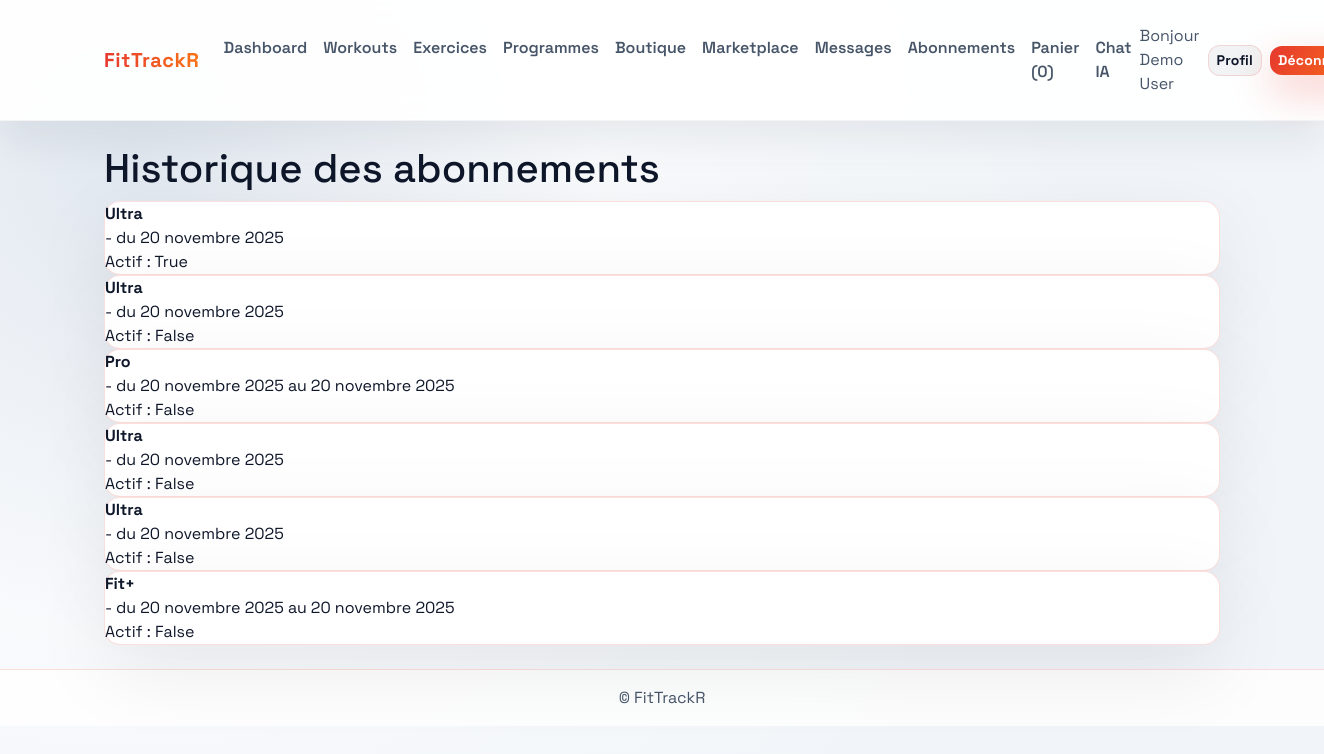
The page /subscriptions/history/ (signed in) on the database its author committed.
### users/models.py (models this page shows, shortened)
class CustomUser(AbstractBaseUser, PermissionsMixin):
    email = models.EmailField(unique=True)
    first_name = models.CharField(max_length=50, blank=True)
    last_name = models.CharField(max_length=50, blank=True)
    is_staff = models.BooleanField(default=False)
    is_active = models.BooleanField(default=True)
    date_joined = models.DateTimeField(default=timezone.now)
    objects = CustomUserManager()
    USERNAME_FIELD = "email"
    REQUIRED_FIELDS = []
    class Meta:
        ordering = ["-date_joined"]
    @property
    def full_name(self):
        return f"{self.first_name} {self.last_name}".strip() or self.email

### subscriptions/models.py (models this page shows, shortened)
class Subscription(models.Model):
    user = models.ForeignKey(settings.AUTH_USER_MODEL, on_delete=models.CASCADE, related_name="subscriptions")
    plan = models.ForeignKey(Plan, on_delete=models.CASCADE, related_name="subscriptions")
    start_date = models.DateField(default=timezone.now)
    end_date = models.DateField(null=True, blank=True)
    active = models.BooleanField(default=True)
    auto_renew = models.BooleanField(default=False)
    created_at = models.DateTimeField(auto_now_add=True)
    class Meta:
        ordering = ["-start_date"]
        constraints = [
            models.UniqueConstraint(fields=["user"], condition=Q(active=True), name="unique_active_subscription")
        ]

class Plan(models.Model):
    code = models.CharField(max_length=20, unique=True, choices=PLAN_CODES)
    name = models.CharField(max_length=50)
    description = models.TextField(blank=True)
    level = models.PositiveIntegerField(default=1)
    price = models.DecimalField(max_digits=6, decimal_places=2, default=0)
    workout_limit_per_week = models.PositiveIntegerField(null=True, blank=True)
    features = models.TextField(blank=True)
    class Meta:
        ordering = ["level"]

### subscriptions/views.py (the view)
# urls.py: path("history/", views.subscription_history, name="history"),
@login_required
def subscription_history(request):
    subs = (
        Subscription.objects.filter(user=request.user)
        .select_related("plan")
        .order_by("-created_at", "-start_date")
    )
    return render(request, "subscriptions/history.html", {"subscriptions": subs})

### messaging/context_processors.py (called while the page is built)
def messaging_counts(request):
    if not request.user.is_authenticated:
        return {}
    inbox_unread = request.user.received_messages.filter(is_read=False).count()
    pending_requests = request.user.received_friend_requests.filter(status="pending").count()
    return {
        "messaging_unread": inbox_unread,
        "messaging_pending_requests": pending_requests,
    }

### shop/cart.py (called while the page is built)
    def __len__(self):
        return sum(self.cart.values())

### shop/context_processors.py (called while the page is built)
def cart(request):
    return {"cart": Cart(request)}

### subscriptions/utils.py (called while the page is built)
def ensure_default_plans():
    for plan_data in DEFAULT_PLANS:
        Plan.objects.get_or_create(
            code=plan_data["code"],
            defaults={
                "name": plan_data["name"],
                "level": plan_data["level"],
                "price": plan_data["price"],
                "description": plan_data["description"],
                "workout_limit_per_week": plan_data.get("workout_limit_per_week"),
                "features": plan_data.get("features", ""),
            },
        )

def ensure_free_plan(user):
    ensure_default_plans()
    if Subscription.objects.filter(user=user, active=True).exists():
        return
    free_plan = Plan.objects.get(code="free")
    Subscription.objects.create(user=user, plan=free_plan)

### subscriptions/templates/subscriptions/history.html
{% extends 'base.html' %}
{% block content %}
<h1>Historique des abonnements</h1>
{% for sub in subscriptions %}
    <div class="card">
        <strong>{{ sub.plan.name }}</strong> - du {{ sub.start_date }} {% if sub.end_date %}au {{ sub.end_date }}{% endif %}
        <div>Actif : {{ sub.active }}</div>
    </div>
{% empty %}
    <p>Aucun abonnement.</p>
{% endfor %}
{% endblock %}

### templates/base.html (shortened to what this page needs)
{% load static %}
<!doctype html>
<html lang="fr">
<head>
    <link href="https://cdn.jsdelivr.net/npm/bootstrap@5.3.3/dist/css/bootstrap.min.css" rel="stylesheet">
    <link rel="stylesheet" href="https://cdn.jsdelivr.net/npm/bootstrap-icons@1.11.3/font/bootstrap-icons.css">
    <link rel="stylesheet" href="{% static 'styles.css' %}">
</head>
<body class="app-body">
    <header>
        <nav class="navbar navbar-expand-lg navbar-light glass-nav sticky-top py-3">
            <div class="container-xl">
                <a class="navbar-brand brand-gradient" href="{% url 'dashboard:home' %}">FitTrackR</a>
                <div class="collapse navbar-collapse" id="navbarNav">
                    <ul class="navbar-nav me-auto mb-2 mb-lg-0">
                        <li class="nav-item"><a class="nav-link nav-link-soft" href="{% url 'dashboard:home' %}">Dashboard</a></li>
                        <li class="nav-item"><a class="nav-link nav-link-soft" href="{% url 'workouts:workout_list' %}">Workouts</a></li>
                        <li class="nav-item"><a class="nav-link nav-link-soft" href="{% url 'workouts:exercise_list' %}">Exercices</a></li>
                        <li class="nav-item"><a class="nav-link nav-link-soft" href="{% url 'programs:program_list' %}">Programmes</a></li>
                        <li class="nav-item"><a class="nav-link nav-link-soft" href="{% url 'shop:product_list' %}">Boutique</a></li>
                        <li class="nav-item"><a class="nav-link nav-link-soft" href="{% url 'shop:marketplace_list' %}">Marketplace</a></li>
                        <li class="nav-item"><a class="nav-link nav-link-soft" href="{% url 'messaging:inbox' %}">Messages</a></li>
                        <li class="nav-item"><a class="nav-link nav-link-soft" href="{% url 'subscriptions:plans' %}">Abonnements</a></li>
                        <li class="nav-item"><a class="nav-link nav-link-soft" href="{% url 'shop:cart_detail' %}">Panier ({{ cart|length }})</a></li>
                        <li class="nav-item"><a class="nav-link nav-link-soft" href="{% url 'dashboard:ai_chat' %}">Chat IA</a></li>
                    </ul>
                    <div class="d-flex align-items-center gap-2">
                        {% if user.is_authenticated %}
                            <span class="navbar-text text-muted">Bonjour {{ user.full_name }}</span>
                            <a class="btn btn-ghost btn-sm" href="{% url 'users:profile' %}">Profil</a>
                            <a class="btn btn-primary btn-sm" href="{% url 'users:logout' %}">Déconnexion</a>
                        {% else %}
                            <a class="btn btn-ghost btn-sm" href="{% url 'users:login' %}">Connexion</a>
                            <a class="btn btn-primary btn-sm" href="{% url 'users:register' %}">Inscription</a>
                        {% endif %}
                    </div>
                </div>
            </div>
        </nav>
    </header>
    <main class="main-shell container-xl py-4">
        {% block content %}{% endblock %}
    </main>
    <footer class="site-footer text-center py-3">© FitTrackR</footer>
</body>
</html>

### static/styles.css (style rules this page uses)
:root { --bg: radial-gradient(circle at 10% 20%, #e2e8f0 0%, #f8fafc 35%, #f1f5f9 70%); --surface: #ffffff; --surface-strong: #f8fafc; --primary: #e6392f; --secondary: #2563eb; --accent: #12b886; --text: #0f172a; --muted: #475569; --border: rgba(230, 57, 47, 0.16); --border-strong: rgba(15, 23, 42, 0.08); --shadow: 0 25px 80px rgba(0, 0, 0, 0.08); --radius: 16px; }
* { box-sizing: border-box; }
body, .app-body { margin: 0; min-height: 100vh; background: var(--bg); color: var(--text); font-family: 'Space Grotesk', 'Segoe UI', sans-serif; }
a { color: var(--primary); text-decoration: none; }
.main-shell { padding-bottom: 3rem; }
.glass-nav { background: rgba(255, 255, 255, 0.92); backdrop-filter: blur(14px); border-bottom: 1px solid rgba(15, 23, 42, 0.04); box-shadow: 0 20px 40px rgba(15, 23, 42, 0.07); }
.navbar-brand { font-weight: 800; letter-spacing: 0.6px; }
.brand-gradient { background: linear-gradient(90deg, var(--primary), #f97316); -webkit-background-clip: text; color: transparent; animation: gradientShift 9s ease infinite; }
.nav-link-soft { color: var(--muted); font-weight: 600; position: relative; padding: 0.35rem 0.75rem; }
.nav-link-soft::after { content: ""; position: absolute; left: 0; bottom: 0.2rem; width: 100%; height: 2px; background: linear-gradient(90deg, var(--primary), var(--secondary)); transform: scaleX(0); transform-origin: left; transition: transform 0.2s ease; }
.site-footer { background: rgba(255, 255, 255, 0.85); border-top: 1px solid var(--border); color: var(--muted); }
.card, .alert, .list-group-item, .table { background: var(--surface); border: 1.5px solid var(--border); box-shadow: var(--shadow); color: var(--text); border-radius: var(--radius); transition: all 0.3s ease; }
.btn, button { border: none; border-radius: 12px; font-weight: 700; letter-spacing: 0.2px; transition: transform 0.1s ease, box-shadow 0.2s ease, background 0.2s ease, color 0.2s ease; }
.btn-primary, button, .btn.btn-primary { background: linear-gradient(120deg, var(--primary), #f97316); color: #fff; box-shadow: 0 16px 40px rgba(230, 57, 47, 0.28); border: none; }
.btn-ghost { background: rgba(15, 23, 42, 0.05); color: var(--text); border: 1px solid var(--border); }
.muted, .text-muted { color: var(--muted) !important; }

### rows shown on the page
CustomUser: full_name "Demo User"
Subscription: plan.name "Ultra", start_date "20 novembre 2025", active "True"
Subscription: plan.name "Ultra", start_date "20 novembre 2025", active "False"
Subscription: plan.name "Pro", start_date "20 novembre 2025", end_date "20 novembre 2025", active "False"
Subscription: plan.name "Ultra", start_date "20 novembre 2025", active "False"
Subscription: plan.name "Ultra", start_date "20 novembre 2025", active "False"
Subscription: plan.name "Fit+", start_date "20 novembre 2025", end_date "20 novembre 2025", active "False"

### other values the page prints
{{ cart|length }} "0"
